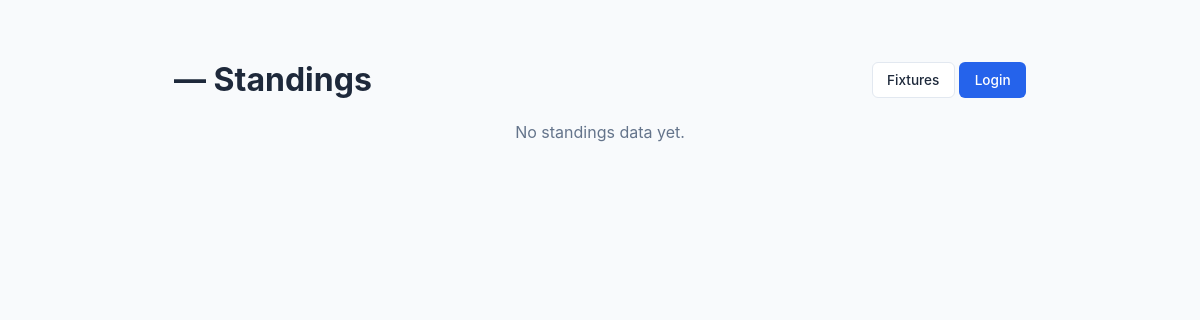
Page /public/standings/ on the earlier database version.
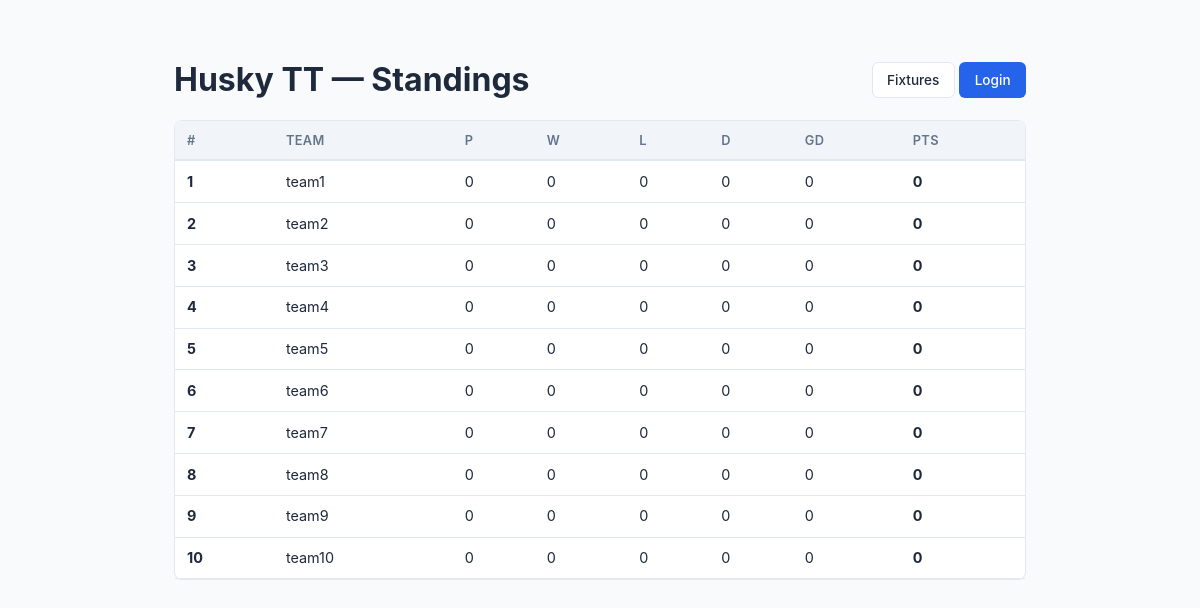
Same page on the later database version.
### core/models.py (models this page shows, shortened)
class Tournament(models.Model):
    FORMAT_CHOICES = [
        ("round_robin", "Round Robin"),
        ("double_round_robin", "Double Round Robin"),
        ("knockout", "Knockout"),
        ("double_elimination", "Double Elimination"),
        ("consolation", "Consolation"),
        ("hybrid", "Hybrid (Groups + Knockout)"),
    ]
    SPORT_CHOICES = [
        ("badminton", "Badminton"),
        ("tennis", "Tennis"),
        ("volleyball", "Volleyball"),
        ("basketball", "Basketball"),
        ("soccer", "Soccer"),
        ("cricket", "Cricket"),
        ("table_tennis", "Table Tennis"),
        ("other", "Other"),
    ]
    WITHDRAWAL_POLICY_CHOICES = [
        ("forfeit", "Forfeit remaining matches"),
        ("void", "Void remaining matches"),
    ]
    name = models.CharField(max_length=200)
    sport_type = models.CharField(
        max_length=30, choices=SPORT_CHOICES, default="other",
        help_text="Type of sport for this tournament",
    )
    format = models.CharField(max_length=30, choices=FORMAT_CHOICES)
    players_per_team = models.IntegerField(
        default=1, help_text="Number of players required per team",
    )
    status = models.CharField(
        max_length=20,
        choices=[
            ("setup", "Setup"),
            ("active", "Active"),
            ("completed", "Completed"),
        ],
        default="setup",
    )
    created_at = models.DateTimeField(auto_now_add=True)
    started_at = models.DateTimeField(null=True, blank=True)
    completed_at = models.DateTimeField(null=True, blank=True)
    points_per_win = models.IntegerField(default=3)
    points_per_loss = models.IntegerField(default=0)
    points_per_draw = models.IntegerField(default=1)
    tiebreaker_order = models.TextField(
        default='["game_diff", "games_won", "head_to_head"]'
    )
    num_groups = models.IntegerField(default=2, help_text="For hybrid format")
    teams_per_group_advance = models.IntegerField(
        default=2, help_text="Teams advancing from each group"
    )
    withdrawal_policy = models.CharField(
        max_length=20, choices=WITHDRAWAL_POLICY_CHOICES, default="forfeit"
    )
    default_match_duration = models.IntegerField(
        default=30, help_text="Minutes per match"
    )
    def get_tiebreaker_order(self):
        return json.loads(self.tiebreaker_order)

class Team(models.Model):
    STATUS_CHOICES = [
        ("active", "Active"),
        ("withdrawn", "Withdrawn"),
    ]
    user = models.OneToOneField(User, on_delete=models.CASCADE, related_name="team")
    tournament = models.ForeignKey(
        Tournament, on_delete=models.CASCADE, related_name="teams"
    )
    name = models.CharField(max_length=100)
    status = models.CharField(max_length=20, choices=STATUS_CHOICES, default="active")
    withdrawn_at = models.DateTimeField(null=True, blank=True)
    group = models.CharField(max_length=5, blank=True, default="")
    preferred_courts = models.ManyToManyField(Court, blank=True, related_name="preferred_by")
    availability_notes = models.TextField(blank=True, default="")
    seed = models.IntegerField(default=0)
    class Meta:
        unique_together = ["tournament", "name"]

### core/views.py (the view)
# urls.py: path("public/standings/", views.public_standings, name="public_standings"),
def public_standings(request):
    tournament = _get_tournament()
    if not tournament:
        return render(request, "core/public_standings.html", {})
    context = {"tournament": tournament}
    if tournament.format in ("round_robin", "double_round_robin", "hybrid"):
        if tournament.format == "hybrid":
            groups = sorted(set(tournament.teams.exclude(group="").values_list("group", flat=True)))
            context["group_standings"] = {g: calculate_standings(tournament, group=g) for g in groups}
            ko_matches = tournament.matches.filter(group="", bracket_type="winners")
            if ko_matches.exists():
                context["bracket"] = get_bracket_data(tournament)
        else:
            context["standings"] = calculate_standings(tournament)
    if tournament.format in ("knockout", "double_elimination", "consolation"):
        context["bracket"] = get_bracket_data(tournament)
    return render(request, "core/public_standings.html", context)

### core/standings.py (called while the page is built)
def _sort_key(standing, tiebreakers):
    key = [standing["points"]]
    for tb in tiebreakers:
        if tb == "game_diff":
            key.append(standing["game_diff"])
        elif tb == "games_won":
            key.append(standing["games_won"])
        elif tb == "head_to_head":
            key.append(0)  # Simplified; would need pairwise comparison
    return tuple(key)

### core/views.py (called while the page is built)
def _get_tournament():
    return Tournament.objects.order_by("-created_at").first()

### templates/core/public_standings.html (shortened to what this page needs)
{% load static %}
<!DOCTYPE html>
<html lang="en">
<head>
    <link rel="stylesheet" href="{% static 'css/style.css' %}">
</head>
<body>
<div class="content" style="max-width:900px;margin:2rem auto;">
    <div class="d-flex justify-between align-center mb-2">
        <h1>{% if tournament %}{{ tournament.name }}{% endif %} — Standings</h1>
        <div>
            <a href="{% url 'public_fixtures' %}" class="btn btn-outline">Fixtures</a>
            <a href="{% url 'login' %}" class="btn btn-primary">Login</a>
        </div>
    </div>
    {% if standings %}
    <div class="card">
        <div class="table-container">
        <table>
            <thead><tr><th>#</th><th>Team</th><th>P</th><th>W</th><th>L</th><th>D</th><th>GD</th><th>Pts</th></tr></thead>
            <tbody>
            {% for s in standings %}
            <tr>
                <td><strong>{{ s.rank }}</strong></td>
                <td>{{ s.team.name }}</td>
                <td>{{ s.played }}</td>
                <td>{{ s.wins }}</td>
                <td>{{ s.losses }}</td>
                <td>{{ s.draws }}</td>
                <td>{{ s.game_diff }}</td>
                <td><strong>{{ s.points }}</strong></td>
            </tr>
            {% endfor %}
            </tbody>
        </table>
        </div>
    </div>
    {% endif %}
    {% if not standings and not group_standings and not bracket %}
    <p class="text-muted text-center">No standings data yet.</p>
    {% endif %}
</div>
</body>
</html>

### static/css/style.css (style rules this page uses)
:root { --primary: #2563eb; --primary-dark: #1d4ed8; --success: #16a34a; --warning: #d97706; --danger: #dc2626; --info: #0891b2; --bg: #f8fafc; --bg-card: #ffffff; --text: #1e293b; --text-muted: #64748b; --border: #e2e8f0; --sidebar-bg: #1e293b; --sidebar-text: #cbd5e1; --sidebar-active: #2563eb; }
* { box-sizing: border-box; margin: 0; padding: 0; }
body { font-family: -apple-system, BlinkMacSystemFont, 'Segoe UI', Roboto, sans-serif; background: var(--bg); color: var(--text); line-height: 1.5; }
.content { padding: 1.5rem; max-width: 1400px; }
.card { background: var(--bg-card); border: 1px solid var(--border); border-radius: 8px; margin-bottom: 1rem; }
.table-container { overflow-x: auto; }
table { width: 100%; border-collapse: collapse; font-size: 0.9rem; }
th { background: #f1f5f9; padding: 0.6rem 0.75rem; text-align: left; font-weight: 600; font-size: 0.8rem; text-transform: uppercase; letter-spacing: 0.03em; color: var(--text-muted); border-bottom: 2px solid var(--border); white-space: nowrap; }
td { padding: 0.6rem 0.75rem; border-bottom: 1px solid var(--border); vertical-align: middle; }
.btn { display: inline-flex; align-items: center; gap: 0.4rem; padding: 0.45rem 0.9rem; border-radius: 6px; font-size: 0.85rem; font-weight: 500; border: 1px solid transparent; cursor: pointer; text-decoration: none; transition: all 0.15s; white-space: nowrap; }
.btn-primary { background: var(--primary); color: white; }
.btn-outline { background: white; border-color: var(--border); color: var(--text); }
.mb-2 { margin-bottom: 1rem; }
.d-flex { display: flex; }
.align-center { align-items: center; }
.justify-between { justify-content: space-between; }

Differences in the rows shown:
added Tournament: name "Husky TT"
added Team: rank "1", team.name "team1", played "0", wins "0", losses "0", draws "0", game_diff "0", points "0"
added Team: rank "2", team.name "team2", played "0", wins "0", losses "0", draws "0", game_diff "0", points "0"
added Team: rank "3", team.name "team3", played "0", wins "0", losses "0", draws "0", game_diff "0", points "0"
added Team: rank "4", team.name "team4", played "0", wins "0", losses "0", draws "0", game_diff "0", points "0"
added Team: rank "5", team.name "team5", played "0", wins "0", losses "0", draws "0", game_diff "0", points "0"
added Team: rank "6", team.name "team6", played "0", wins "0", losses "0", draws "0", game_diff "0", points "0"
added Team: rank "7", team.name "team7", played "0", wins "0", losses "0", draws "0", game_diff "0", points "0"
added Team: rank "8", team.name "team8", played "0", wins "0", losses "0", draws "0", game_diff "0", points "0"
added Team: rank "9", team.name "team9", played "0", wins "0", losses "0", draws "0", game_diff "0", points "0"
added Team: rank "10", team.name "team10", played "0", wins "0", losses "0", draws "0", game_diff "0", points "0"
Other differences:
text no longer shown: "No standings data yet."
text now shown: "# TEAM P W L D GD PTS"
